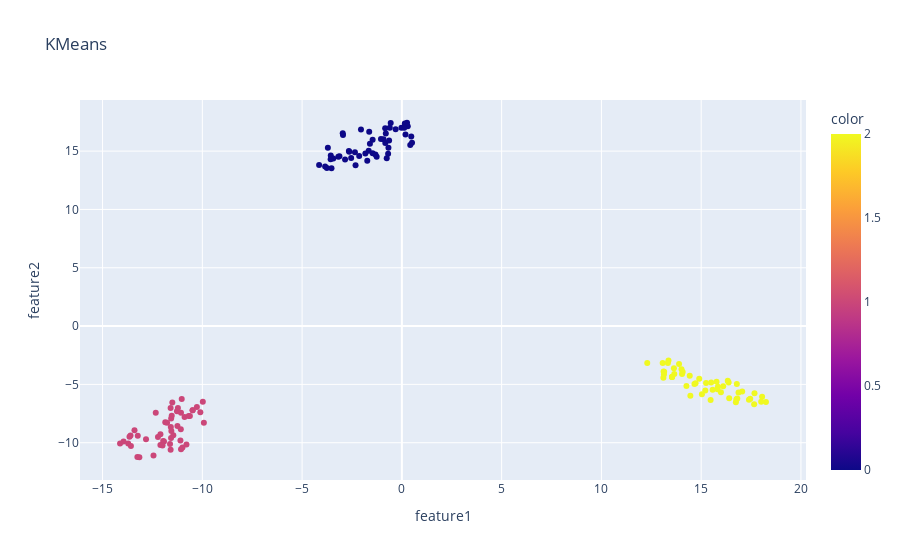

Notebook code cell kept with this figure:
### Code cell
tsne_projection = eda.pd.DataFrame(tsne_projection, columns=['feature1', 'feature2'],index=df.index.tolist())


eda.px.scatter(tsne_projection, x='feature1', y='feature2', color= final_kmeans.labels_,title="KMeans")

### Figure 1 — Plotly figure (JSON) as saved in the notebook; plotly's stock layout.template omitted (floating-point values rounded to 4 significant figures; data arrays with more than 128 entries replaced by an {"elided": "..."} marker saying what was removed)
{"data": [{"hovertemplate": "feature1=%{x}<br>feature2=%{y}<br>color=%{marker.color}<extra></extra>", "legendgroup": "", "marker": {"color": {"elided": "150 int values"}, "coloraxis": "coloraxis", "symbol": "circle"}, "mode": "markers", "name": "", "orientation": "v", "showlegend": false, "type": "scatter", "x": {"elided": "150 float values"}, "xaxis": "x", "y": {"elided": "150 float values"}, "yaxis": "y"}], "layout": {"coloraxis": {"colorbar": {"title": {"text": "color"}}, "colorscale": [[0, "#0d0887"], [0.1111, "#46039f"], [0.2222, "#7201a8"], [0.3333, "#9c179e"], [0.4444, "#bd3786"], [0.5556, "#d8576b"], [0.6667, "#ed7953"], [0.7778, "#fb9f3a"], [0.8889, "#fdca26"], [1, "#f0f921"]]}, "legend": {"tracegroupgap": 0}, "title": {"text": "KMeans"}, "xaxis": {"anchor": "y", "domain": [0, 1], "title": {"text": "feature1"}}, "yaxis": {"anchor": "x", "domain": [0, 1], "title": {"text": "feature2"}}}}
